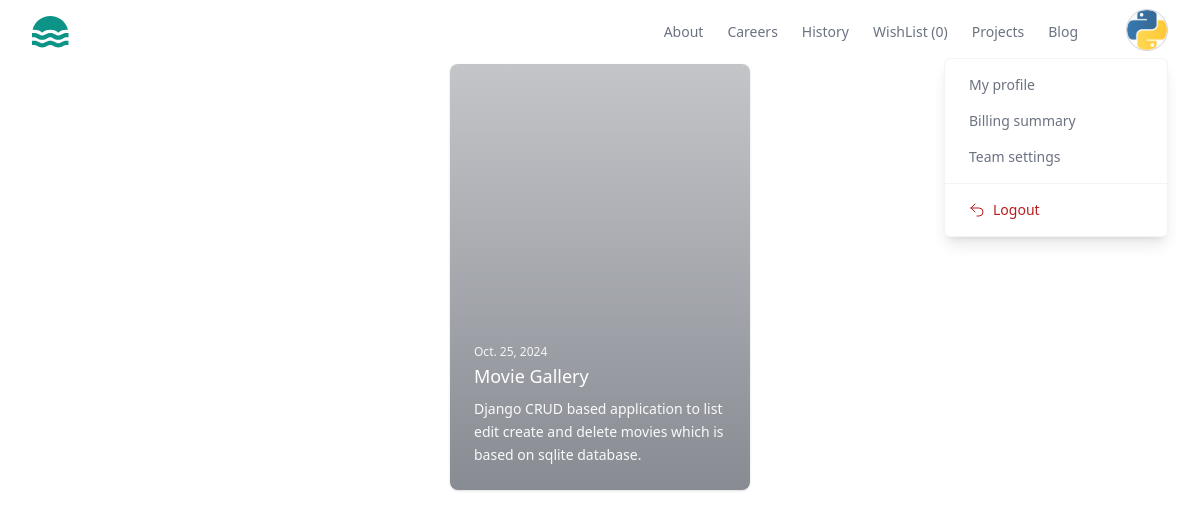
/project/14/ (signed in), run on the app's committed database.
### store/models.py (models this page shows, shortened)
class BaseModel(models.Model):
    created_date=models.DateTimeField(auto_now_add=True)
    updated_date=models.DateTimeField(auto_now=True)
    is_active=models.BooleanField(default=True)

class UserProfile(BaseModel):
    bio=models.CharField(max_length=200,null=True)
    profile_picture=models.ImageField(upload_to="profilepictures",null=True,blank=True,default="profilepictures/default.png")
    phone=models.CharField(max_length=200,null=True)
    owner=models.OneToOneField(User,on_delete=models.CASCADE,related_name="profile")

class BaseModel(models.Model):
    created_date=models.DateTimeField(auto_now_add=True)
    updated_date=models.DateTimeField(auto_now=True)
    is_active=models.BooleanField(default=True)

class Project(BaseModel):
    title=models.CharField(max_length=200)
    description=models.TextField()
    preview_image=models.ImageField(upload_to="previewimages",null=True,blank=True)
    price=models.PositiveIntegerField()
    developer=models.ForeignKey(User,on_delete=models.CASCADE)
    files=models.FileField(upload_to="projects",null=True,blank=True)
    tag_objects=models.ManyToManyField(Tag,null=True)
    thumbnail=EmbedVideoField()

### store/views.py (the view)
# urls.py: path('project/<int:pk>/',views.ProjectDetailView.as_view(),name='project-detail'),
@method_decorator(decs,name='dispatch')
class ProjectDetailView(View):
    template_name='project_detail.html'
    def get(self,request,*args,**kwargs):
        id=kwargs.get('pk')
        qs=Project.objects.get(id=id)
        return render(request,self.template_name,{'project':qs})

### store/context_processors.py (called while the page is built)
def wishlistitem_count(request):
    count=0
    if request.user.is_authenticated:
        count=request.user.basket.basket_item.filter(is_order_placed=False).count()
    return {"cart_item_count":count}

### store/templates/project_detail.html (shortened to what this page needs)
{%extends 'base.html'%}
{% load embed_video_tags %}
{%block main_block%}
<div class="w-1/4  mx-auto">
<article class="relative overflow-hidden rounded-lg shadow transition hover:shadow-lg">
    <div class="relative bg-gradient-to-t from-gray-900/50 to-gray-900/25 pt-32 sm:pt-48 lg:pt-64">
      <div class="p-4 sm:p-6">
        <time datetime="2022-10-10" class="block text-xs text-white/90"> {{project.created_date|date}} </time>
        <a href="#">
          <h3 class="mt-0.5 text-lg text-white">{{project.title}}</h3>
        </a>
        <p class="mt-2 line-clamp-3 text-sm/relaxed text-white/95">
         {{project.description}}
        </p>
      </div>
    </div>
  </article>
</div>
{%endblock%}

### store/templates/base.html (shortened to what this page needs)
<!DOCTYPE html>
<html lang="en">
<head>
    <script src="https://cdn.tailwindcss.com"></script>
</head>
<body>
    <header class="bg-white">
        <div class="mx-auto  px-4 sm:px-6 lg:px-8">
          <div class="flex h-16 items-center justify-between">
            <div class="flex-1 md:flex md:items-center md:gap-12">
              <a class="block text-teal-600" href="#">
              </a>
            </div>
            <div class="md:flex md:items-center md:gap-12">
              <nav aria-label="Global" class="hidden md:block">
                <ul class="flex items-center gap-6 text-sm">
                  <li>
                    <a class="text-gray-500 transition hover:text-gray-500/75" href="#"> About </a>
                  </li>
                  <li>
                    <a class="text-gray-500 transition hover:text-gray-500/75" href="#"> Careers </a>
                  </li>
                  <li>
                    <a class="text-gray-500 transition hover:text-gray-500/75" href="#"> History </a>
                  </li>
                  <li>
                    <a class="text-gray-500 transition hover:text-gray-500/75" href="{%url 'my-wishlist'%}"> WishList ({{cart_item_count}}) </a>
                  </li>
                  <li>
                    <a class="text-gray-500 transition hover:text-gray-500/75" href="{%url 'my-works'%}"> Projects </a>
                  </li>
                  <li>
                    <a class="text-gray-500 transition hover:text-gray-500/75" href="#"> Blog </a>
                  </li>
                </ul>
              </nav>
              <div class="hidden md:relative md:block">
                <button
                  type="button"
                  class="overflow-hidden rounded-full border border-gray-300 shadow-inner"
                >
                  <img
                    src="{{request.user.profile.profile_picture.url}}"
                    alt=""
                    class="size-10 object-cover"
                  />
                </button>
                <div
                  class="absolute end-0 z-10 mt-0.5 w-56 divide-y divide-gray-100 rounded-md border border-gray-100 bg-white shadow-lg"
                  role="menu"
                >
                  <div class="p-2">
                    <a
                      href="{%url 'profile-edit'%}"
                      class="block rounded-lg px-4 py-2 text-sm text-gray-500 hover:bg-gray-50 hover:text-gray-700"
                      role="menuitem"
                    >
                      My profile
                    </a>
                    <a
                      href="#"
                      class="block rounded-lg px-4 py-2 text-sm text-gray-500 hover:bg-gray-50 hover:text-gray-700"
                      role="menuitem"
                    >
                      Billing summary
                    </a>
                    <a
                      href="#"
                      class="block rounded-lg px-4 py-2 text-sm text-gray-500 hover:bg-gray-50 hover:text-gray-700"
                      role="menuitem"
                    >
                      Team settings
                    </a>
                  </div>
                  <div class="p-2">
                    <form method="POST" action="">
                      <a
                        href="{%url 'signout'%}"
                        class="flex w-full items-center gap-2 rounded-lg px-4 py-2 text-sm text-red-700 hover:bg-red-50"
                        role="menuitem"
                      >
                        <svg
                          xmlns="http://www.w3.org/2000/svg"
                          fill="none"
                          viewBox="0 0 24 24"
                          stroke-width="1.5"
                          stroke="currentColor"
                          class="size-4"
                        >
                          <path
                            stroke-linecap="round"
                            stroke-linejoin="round"
                            d="M9 15 3 9m0 0 6-6M3 9h12a6 6 0 0 1 0 12h-3"
                          />
                        </svg>
                        Logout
                      </a>
                    </form>
                  </div>
                </div>
              </div>
            </div>
          </div>
        </div>
      </header>
     {%block main_block%}
     {%endblock%}
</body>
</html>

### data on the page
BaseModel: created_date "Oct. 25, 2024"
Project: title "Movie Gallery", description "Django CRUD based application to list edit create and delete movies which is based on sqlite database."

### other printed values
{{ cart_item_count }} "0"
